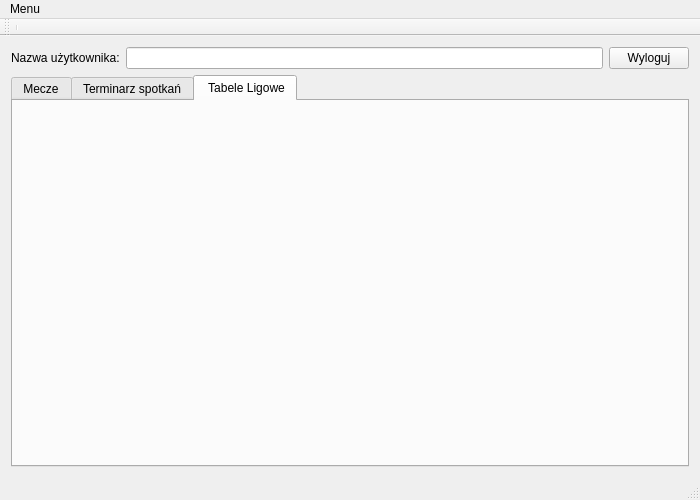
<?xml version="1.0" encoding="UTF-8"?>
<ui version="4.0">
 <class>MainWindowS</class>
 <widget class="QMainWindow" name="MainWindowS">
  <property name="geometry">
   <rect>
    <x>0</x>
    <y>0</y>
    <width>700</width>
    <height>500</height>
   </rect>
  </property>
  <property name="windowTitle">
   <string>Liga Badmintona - sędzia</string>
  </property>
  <property name="unifiedTitleAndToolBarOnMac">
   <bool>false</bool>
  </property>
  <widget class="QWidget" name="centralWidget">
   <layout class="QVBoxLayout" name="verticalLayout">
    <item>
     <layout class="QHBoxLayout" name="horizontalLayout_14">
      <item>
       <widget class="QLabel" name="label_9">
        <property name="text">
         <string>Nazwa użytkownika:</string>
        </property>
       </widget>
      </item>
      <item>
       <widget class="QLineEdit" name="lineEdit_5"/>
      </item>
      <item>
       <widget class="QPushButton" name="pushButton">
        <property name="text">
         <string>Wyloguj</string>
        </property>
       </widget>
      </item>
     </layout>
    </item>
    <item>
     <widget class="QTabWidget" name="tabWidget">
      <property name="currentIndex">
       <number>2</number>
      </property>
      <widget class="QWidget" name="tab_sedziowanie">
       <attribute name="title">
        <string>Mecze</string>
       </attribute>
       <layout class="QHBoxLayout" name="horizontalLayout_3">
        <item>
         <layout class="QHBoxLayout" name="horizontalLayout_2">
          <item>
           <widget class="SedziaSedziowanie" name="widget_3" native="true"/>
          </item>
         </layout>
        </item>
       </layout>
      </widget>
      <widget class="QWidget" name="tab_terminarz">
       <attribute name="title">
        <string>Terminarz spotkań</string>
       </attribute>
       <layout class="QHBoxLayout" name="horizontalLayout_15">
        <item>
         <layout class="QHBoxLayout" name="horizontalLayout_5">
          <item>
           <widget class="SedziaTerminarz" name="widget_4" native="true"/>
          </item>
         </layout>
        </item>
       </layout>
      </widget>
      <widget class="QWidget" name="tab_tabele">
       <attribute name="title">
        <string> Tabele Ligowe</string>
       </attribute>
       <layout class="QHBoxLayout" name="horizontalLayout_4">
        <item>
         <layout class="QHBoxLayout" name="horizontalLayout">
          <item>
           <widget class="SedziaTabele" name="widget" native="true"/>
          </item>
         </layout>
        </item>
       </layout>
      </widget>
     </widget>
    </item>
   </layout>
  </widget>
  <widget class="QMenuBar" name="menuBar">
   <property name="geometry">
    <rect>
     <x>0</x>
     <y>0</y>
     <width>700</width>
     <height>21</height>
    </rect>
   </property>
   <widget class="QMenu" name="menuMenu">
    <property name="title">
     <string>Menu</string>
    </property>
   </widget>
   <addaction name="menuMenu"/>
  </widget>
  <widget class="QToolBar" name="mainToolBar">
   <attribute name="toolBarArea">
    <enum>TopToolBarArea</enum>
   </attribute>
   <attribute name="toolBarBreak">
    <bool>false</bool>
   </attribute>
   <addaction name="separator"/>
  </widget>
  <widget class="QStatusBar" name="statusBar"/>
 </widget>
 <layoutdefault spacing="6" margin="11"/>
 <customwidgets>
  <customwidget>
   <class>SedziaTabele</class>
   <extends>QWidget</extends>
   <header location="global">sedzia-tabele.h</header>
   <container>1</container>
  </customwidget>
  <customwidget>
   <class>SedziaSedziowanie</class>
   <extends>QWidget</extends>
   <header location="global">sedzia-sedziowanie.h</header>
   <container>1</container>
  </customwidget>
  <customwidget>
   <class>SedziaTerminarz</class>
   <extends>QWidget</extends>
   <header location="global">sedzia-terminarz.h</header>
   <container>1</container>
  </customwidget>
 </customwidgets>
 <resources/>
 <connections/>
</ui>
